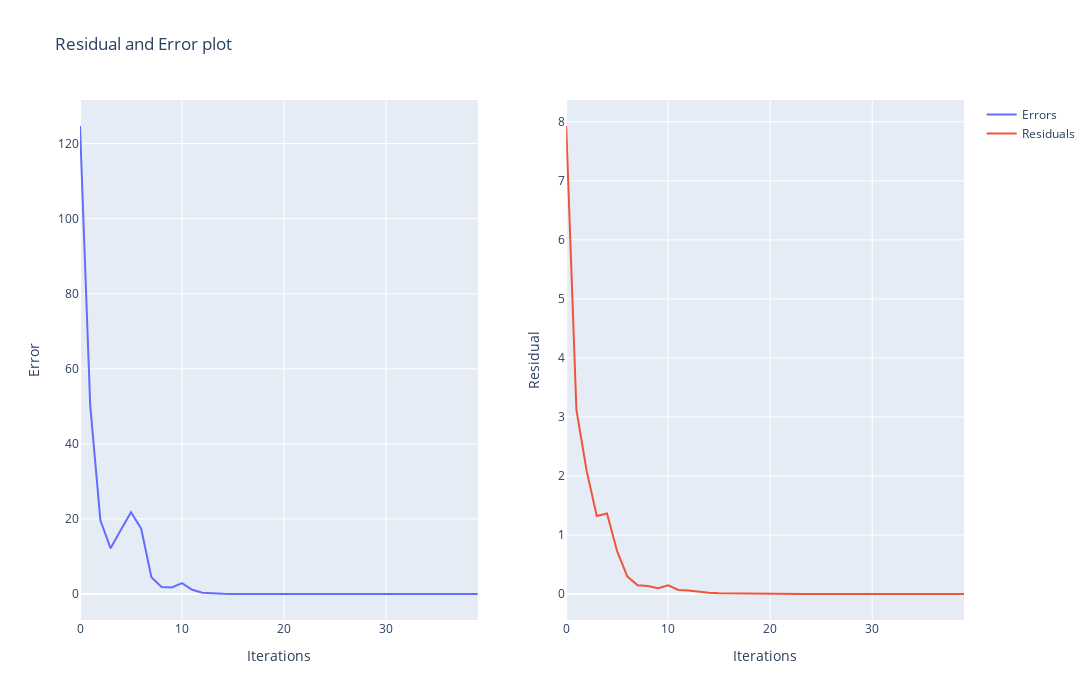

Notebook source saved alongside this figure:
### Code cell
funcs = Funcs(M1)
# Initialize the CGD algorithm.
cgd = CGD(funcs.func_,funcs.func_grad_,funcs.exact_line_search,x0_m1, 1e-5, 1000, method='FR', verboose=True)

# Run the algorithm.
residual, errors, result = cgd.cgd()
fig = make_subplots(rows=1, cols=2,
    shared_xaxes=False)

fig.add_trace(
    go.Scatter(x=list(range(0,len(errors))), y=errors,name="Errors"),
    row=1, col=1
)

fig.add_trace(
    go.Scatter(x=list(range(0,len(residual))), y=residual,name="Residuals"),
    row=1, col=2
)
fig.update_xaxes(title_text="Iterations", row=1, col=1)
fig.update_yaxes(title_text="Error", row=1, col=1)
fig.update_xaxes(title_text="Iterations", row=1, col=2)
fig.update_yaxes(title_text="Residual", row=1, col=2)
fig.update_layout(height=700, width=1600,title_text="Residual and Error plot")
fig.show()

### Figure 1 — Plotly figure (JSON) as saved in the notebook; plotly's stock layout.template omitted (floating-point values rounded to 4 significant figures)
{"data": [{"name": "Errors", "type": "scatter", "x": [0, 1, 2, 3, 4, 5, 6, 7, 8, 9, 10, 11, 12, 13, 14, 15, 16, 17, 18, 19, 20, 21, 22, 23, 24, 25, 26, 27, 28, 29, 30, 31, 32, 33, 34, 35, 36, 37, 38, 39], "xaxis": "x", "y": [124.7, 50.32, 19.61, 12.18, 17.07, 21.76, 17.4, 4.447, 1.864, 1.763, 2.886, 1.123, 0.3172, 0.1355, 0.06188, 0.0159, 0.006254, 0.004133, 0.003658, 0.002725, 0.002756, 0.001575, 0.0007423, 0.0004328, 0.0002216, 0.0001176, 5.307e-05, 2.567e-05, 1.731e-05, 1.033e-05, 4.104e-06, 2.087e-06, 1.265e-06, 6.249e-07, 3.649e-07, 2.051e-07, 9.898e-08, 4.783e-08, 2.561e-08, 1.293e-08], "yaxis": "y"}, {"name": "Residuals", "type": "scatter", "x": [0, 1, 2, 3, 4, 5, 6, 7, 8, 9, 10, 11, 12, 13, 14, 15, 16, 17, 18, 19, 20, 21, 22, 23, 24, 25, 26, 27, 28, 29, 30, 31, 32, 33, 34, 35, 36, 37, 38, 39], "xaxis": "x2", "y": [7.928, 3.125, 2.089, 1.322, 1.363, 0.7208, 0.2953, 0.1469, 0.1367, 0.0998, 0.148, 0.06916, 0.05836, 0.0383, 0.02046, 0.0118, 0.00913, 0.00753, 0.005621, 0.005182, 0.003866, 0.002676, 0.002025, 0.001466, 0.00107, 0.0007484, 0.0004902, 0.0003792, 0.0003048, 0.0002016, 0.0001342, 0.0001033, 7.135e-05, 5.226e-05, 4.08e-05, 2.836e-05, 2.033e-05, 1.444e-05, 1.08e-05, 7.661e-06], "yaxis": "y2"}], "layout": {"height": 700, "title": {"text": "Residual and Error plot"}, "width": 1600, "xaxis": {"anchor": "y", "domain": [0, 0.45], "title": {"text": "Iterations"}}, "xaxis2": {"anchor": "y2", "domain": [0.55, 1], "title": {"text": "Iterations"}}, "yaxis": {"anchor": "x", "domain": [0, 1], "title": {"text": "Error"}}, "yaxis2": {"anchor": "x2", "domain": [0, 1], "title": {"text": "Residual"}}}}
